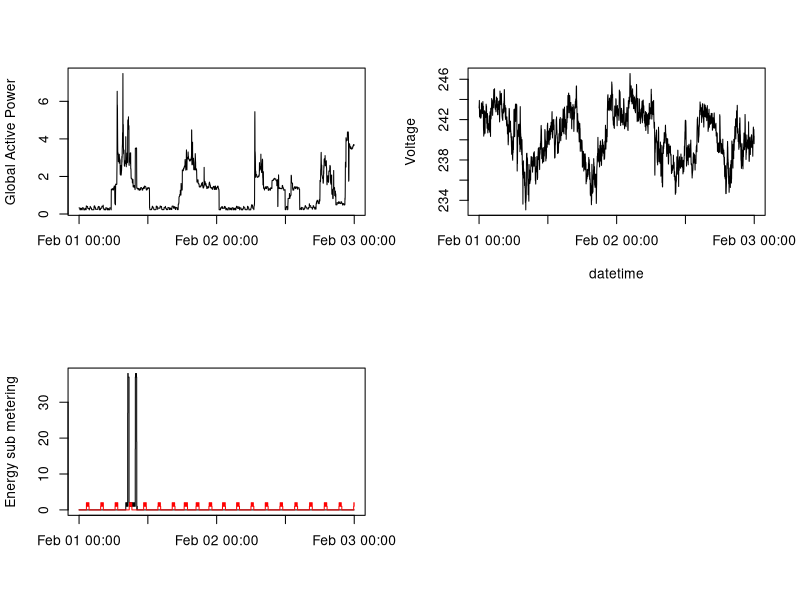

Write the R code that produced this figure. (Note: this script raises an error after producing the figure.)
## Project for Exploratory Data Analysis

##  This file genenates plot4 for project 1
  
  
##  Step 1 - Load the data that has been filtered
## Note:  The filtering of data to Feb 1 and 2, 2007 in in plot1.R
    
  powerfeb <- read.csv ("febpower2.csv")  ## read Feb 1,2, 2007 data
  
## change text date & time and add new column to plot from
  
  newdatetime <- strptime(paste(powerfeb$Date,powerfeb$Time), format= "%d/%m/%Y %H:%M:%S")

  ## add this column to the data
  newpowerfeb <- cbind(powerfeb,newdatetime)
  
  ##  Plot the data and save the file

  
  png(filename = "plot4.png")
  attach(newpowerfeb)
  par(mfrow = c(2,2))
    
  
  ## plot 1
  plot(newdatetime, Global_active_power,type = "l",ylab="Global Active Power",xlab= " " )
  
  ## plot 2
  plot(newdatetime, Voltage,type = "l",ylab="Voltage",xlab= "datetime")
  
  ## plot 3
  plot(newdatetime, Sub_metering_1,type = "s", ylab= "Energy sub metering", xlab = " ")
    with (subset(newpowerfeb, points(newdatetime, Sub_metering_2, type = "s", col= "red")))
    with (subset(newpowerfeb, points(newdatetime, Sub_metering_3, type = "s", col= "blue")))
    legend("topright", bty = "n",lty=c(1,1,1), cex=.7,  pt.cex = 1,col = c("black", "red", "blue"), legend = c("Sub_metering_1    ","Sub_metering_2   ","Sub_metering_3    "))
  ## plot 4 - filler for now 
  plot(newdatetime, Global_reactive_power,type = "l",ylab="Global_reactive_power",xlab= "datetime")
  
  ## 
  
  dev.off()   ## close the PNG device.
  
  
